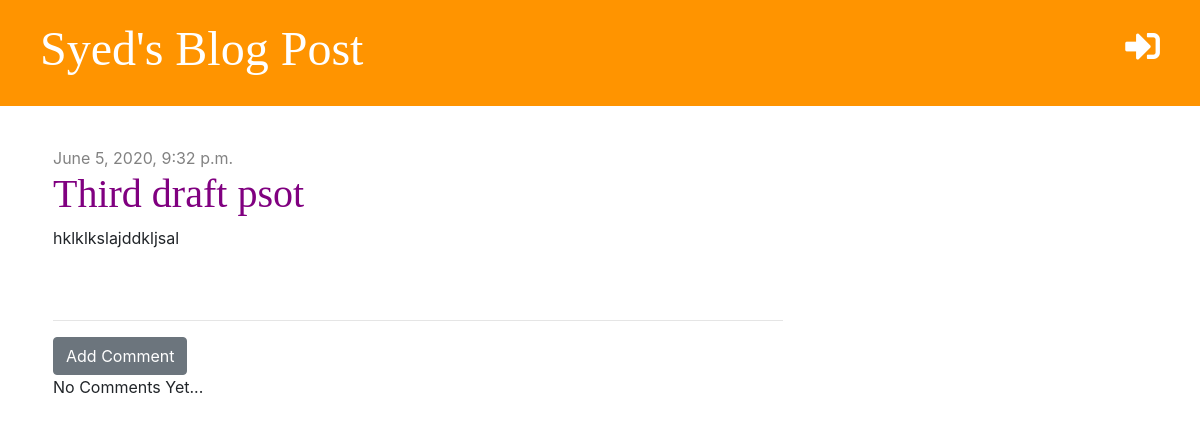
Before: /post/10/ with the older database file.
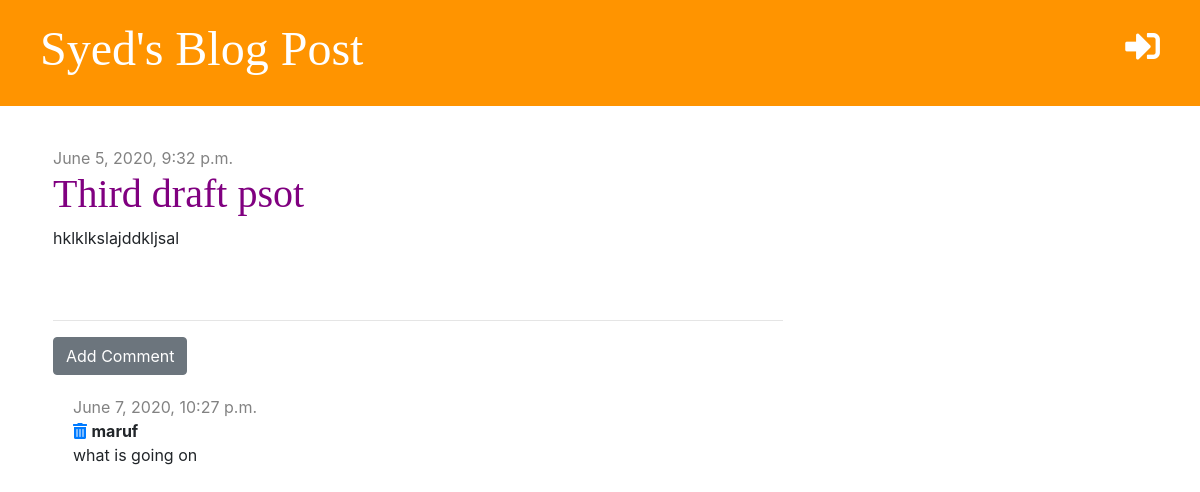
After: the same page with the newer database file.
### blog/models.py (models this page shows, shortened)
class Comment(models.Model):
    post=models.ForeignKey('blog.Post',on_delete=models.CASCADE,related_name='comments')
    auther=models.CharField(max_length=200)
    text=models.TextField()
    created_date=models.DateTimeField(default=timezone.now)

### blog/views.py (the view)
# urls.py: path('post/<int:pk>/',views.post_detail, name='post_detail'),
def post_detail(request,pk):
    post= get_object_or_404(Post,pk=pk)
    stuff_for_frontend={'post':post}
    return render(request,'blog/post_detail.html',stuff_for_frontend)

### blog/templates/blog/post_detail.html (shortened to what this page needs)
{% extends 'blog/base.html'%}
{% block content %}
    <div class='post'>
        {% if post.published_date %}
        <div class='date'>
            {{post.published_date}}
        </div>
        {% else %}
        <a href="{% url 'post_publish' pk=post.pk %}" class='btn btn-primary'> Publish </a>
        {% endif %}
        <h1>{{post.title}}</h1>
        <p>{{post.text|linebreaksbr}}</p>
    </div>
    <hr>
    <a href="{% url 'add_comment_to_post' pk=post.pk %}"class="btn btn-secondary">Add Comment</a>
    {% for comment in post.comments.all %}
    <div class='comment'>
        <div class="date">
            {{comment.created_date}}
        </div>
        <a href="{% url 'comment_remove' pk=comment.pk %}"><i class="fas fa-trash-alt"></i></a>
        <strong>{{comment.auther}}</strong>
        <p> {{comment.text }}</p>
    </div>
    {% empty %}
        <p>No Comments Yet...</p>
    {% endfor %}
{% endblock %}

Changed rows visible on the page:
added Comment: created_date "June 7, 2020, 10:27 p.m.", auther "maruf", text "what is going on"
Other visible differences:
text no longer shown: "No Comments Yet..."
